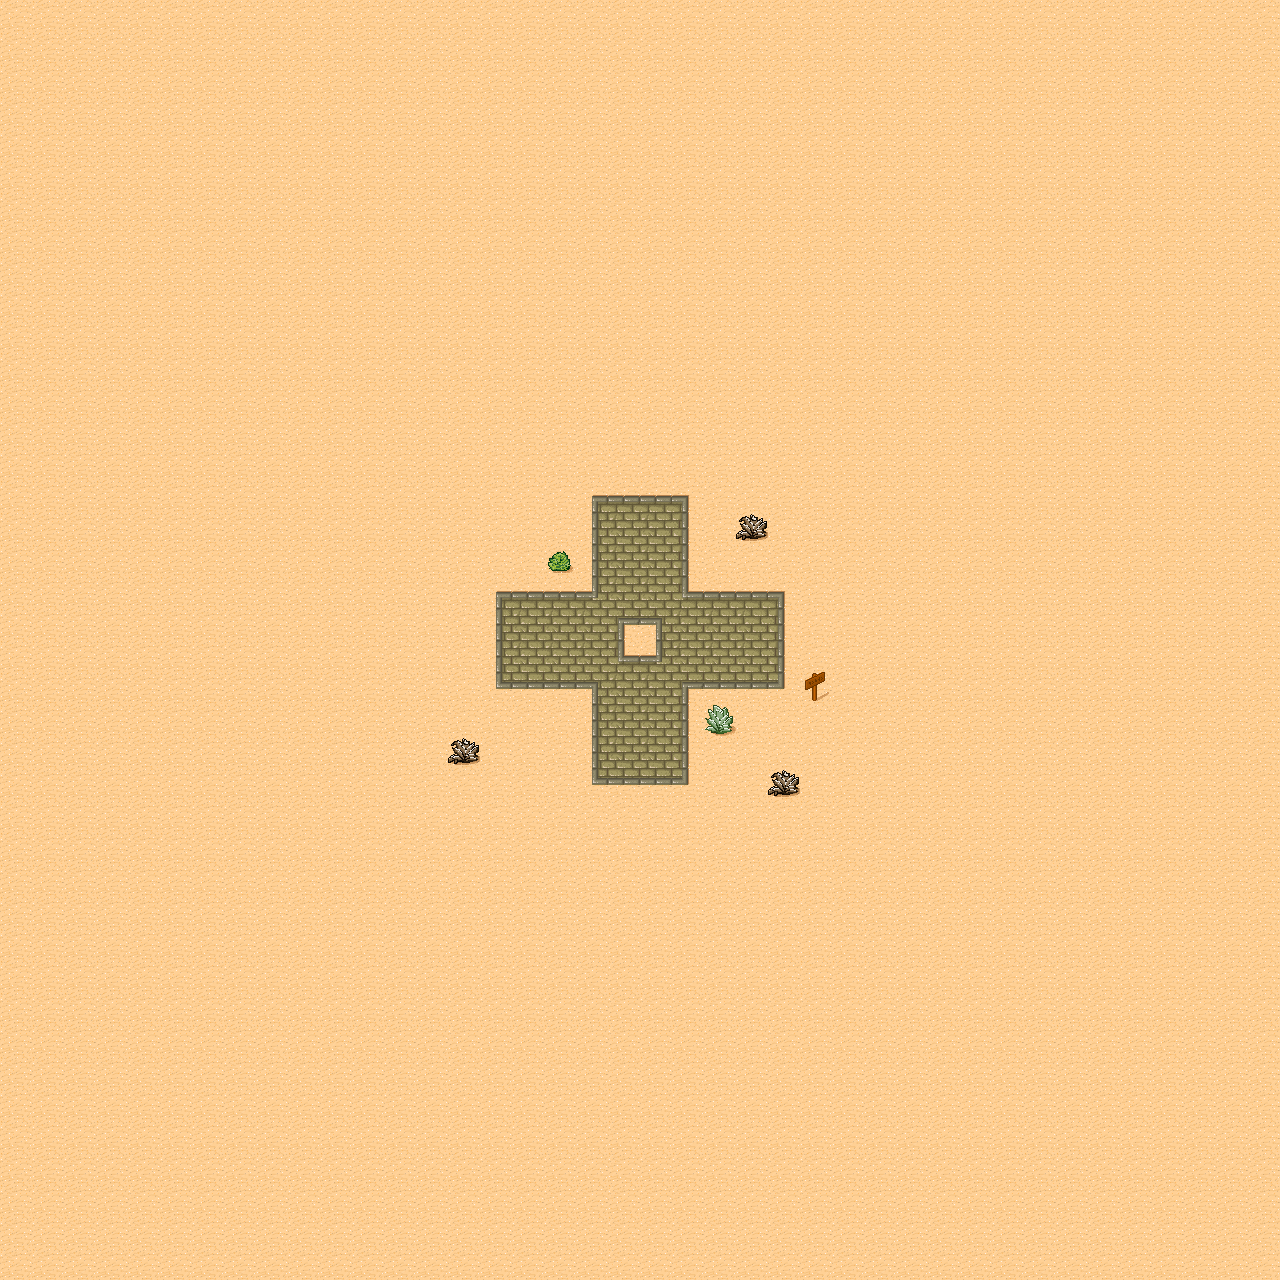

This is a level from a 2D game, rendered from its Tiled map with the project's own tilesets. A one-line summary and the map file follow, with tile-layer data summarised:
An orthogonal 40x40 tile map with 32x32 px tiles, 1 tile layer (Ground).

<map version="1.5" tiledversion="1.7.1" orientation="orthogonal" renderorder="right-down" width="40" height="40" tilewidth="32" tileheight="32" infinite="0" nextlayerid="2" nextobjectid="1">
 <tileset firstgid="1" name="Desert" tilewidth="32" tileheight="32" spacing="1" margin="1" tilecount="48" columns="8">
  <image source="tmw_desert_spacing.png" width="265" height="199" />
  <tile id="30" probability="0.01" />
  <tile id="31" probability="0.01" />
  <tile id="37" probability="0.01" />
  <tile id="38" probability="0.01" />
  <tile id="39" probability="0.01" />
  <tile id="45" probability="0" />
  <tile id="46" probability="0.01" />
  <tile id="47" probability="0.01" />
  <wangsets>
   <wangset name="Desert" type="corner" tile="5">
    <wangcolor name="Desert" color="#ff0000" tile="29" probability="1" />
    <wangcolor name="Brick" color="#00ff00" tile="9" probability="1" />
    <wangcolor name="Cobblestone" color="#0000ff" tile="33" probability="1" />
    <wangcolor name="Dirt" color="#ff7700" tile="14" probability="1" />
    <wangtile tileid="0" wangid="0,1,0,2,0,1,0,1" />
    <wangtile tileid="1" wangid="0,1,0,2,0,2,0,1" />
    <wangtile tileid="2" wangid="0,1,0,1,0,2,0,1" />
    <wangtile tileid="3" wangid="0,4,0,1,0,4,0,4" />
    <wangtile tileid="4" wangid="0,4,0,4,0,1,0,4" />
    <wangtile tileid="5" wangid="0,1,0,4,0,1,0,1" />
    <wangtile tileid="6" wangid="0,1,0,4,0,4,0,1" />
    <wangtile tileid="7" wangid="0,1,0,1,0,4,0,1" />
    <wangtile tileid="8" wangid="0,2,0,2,0,1,0,1" />
    <wangtile tileid="9" wangid="0,2,0,2,0,2,0,2" />
    <wangtile tileid="10" wangid="0,1,0,1,0,2,0,2" />
    <wangtile tileid="11" wangid="0,1,0,4,0,4,0,4" />
    <wangtile tileid="12" wangid="0,4,0,4,0,4,0,1" />
    <wangtile tileid="13" wangid="0,4,0,4,0,1,0,1" />
    <wangtile tileid="14" wangid="0,4,0,4,0,4,0,4" />
    <wangtile tileid="15" wangid="0,1,0,1,0,4,0,4" />
    <wangtile tileid="16" wangid="0,2,0,1,0,1,0,1" />
    <wangtile tileid="17" wangid="0,2,0,1,0,1,0,2" />
    <wangtile tileid="18" wangid="0,1,0,1,0,1,0,2" />
    <wangtile tileid="19" wangid="0,2,0,1,0,2,0,2" />
    <wangtile tileid="20" wangid="0,2,0,2,0,1,0,2" />
    <wangtile tileid="21" wangid="0,4,0,1,0,1,0,1" />
    <wangtile tileid="22" wangid="0,4,0,1,0,1,0,4" />
    <wangtile tileid="23" wangid="0,1,0,1,0,1,0,4" />
    <wangtile tileid="24" wangid="0,1,0,3,0,1,0,1" />
    <wangtile tileid="25" wangid="0,1,0,3,0,3,0,1" />
    <wangtile tileid="26" wangid="0,1,0,1,0,3,0,1" />
    <wangtile tileid="27" wangid="0,1,0,2,0,2,0,2" />
    <wangtile tileid="28" wangid="0,2,0,2,0,2,0,1" />
    <wangtile tileid="29" wangid="0,1,0,1,0,1,0,1" />
    <wangtile tileid="30" wangid="0,1,0,1,0,1,0,1" />
    <wangtile tileid="31" wangid="0,1,0,1,0,1,0,1" />
    <wangtile tileid="32" wangid="0,3,0,3,0,1,0,1" />
    <wangtile tileid="33" wangid="0,3,0,3,0,3,0,3" />
    <wangtile tileid="34" wangid="0,1,0,1,0,3,0,3" />
    <wangtile tileid="35" wangid="0,3,0,1,0,3,0,3" />
    <wangtile tileid="36" wangid="0,3,0,3,0,1,0,3" />
    <wangtile tileid="37" wangid="0,1,0,1,0,1,0,1" />
    <wangtile tileid="38" wangid="0,1,0,1,0,1,0,1" />
    <wangtile tileid="39" wangid="0,1,0,1,0,1,0,1" />
    <wangtile tileid="40" wangid="0,3,0,1,0,1,0,1" />
    <wangtile tileid="41" wangid="0,3,0,1,0,1,0,3" />
    <wangtile tileid="42" wangid="0,1,0,1,0,1,0,3" />
    <wangtile tileid="43" wangid="0,1,0,3,0,3,0,3" />
    <wangtile tileid="44" wangid="0,3,0,3,0,3,0,1" />
    <wangtile tileid="45" wangid="0,1,0,1,0,1,0,1" />
    <wangtile tileid="46" wangid="0,1,0,1,0,1,0,1" />
    <wangtile tileid="47" wangid="0,1,0,1,0,1,0,1" />
   </wangset>
  </wangsets>
 </tileset>
 <layer id="1" name="Ground" width="40" height="40">
  <data>[1600 cells, 1600 non-empty, 18 distinct tile ids]</data>
 </layer>
</map>
